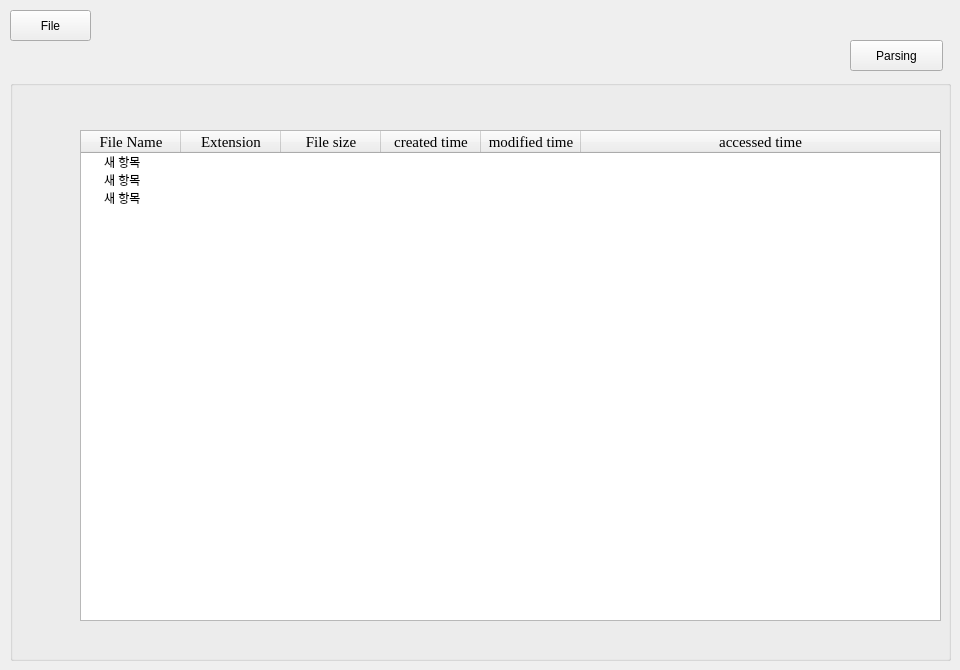
    <widget class="QWidget" name="tab_4">
     <attribute name="title">
      <string>Home</string>
     </attribute>
     <widget class="QPushButton" name="FileButton">
      <property name="geometry">
       <rect>
        <x>10</x>
        <y>10</y>
        <width>81</width>
        <height>31</height>
       </rect>
      </property>
      <property name="acceptDrops">
       <bool>false</bool>
      </property>
      <property name="text">
       <string>File</string>
      </property>
     </widget>
     <widget class="QGroupBox" name="HomeGroupbox">
      <property name="geometry">
       <rect>
        <x>10</x>
        <y>80</y>
        <width>941</width>
        <height>581</height>
       </rect>
      </property>
      <property name="title">
       <string/>
      </property>
      <widget class="QTreeWidget" name="FileInfoWidget">
       <property name="geometry">
        <rect>
         <x>70</x>
         <y>50</y>
         <width>861</width>
         <height>491</height>
        </rect>
       </property>
       <property name="tabletTracking">
        <bool>false</bool>
       </property>
       <property name="toolTip">
        <string>&lt;html&gt;&lt;head/&gt;&lt;body&gt;&lt;p&gt;asdad&lt;/p&gt;&lt;/body&gt;&lt;/html&gt;</string>
       </property>
       <property name="whatsThis">
        <string>&lt;html&gt;&lt;head/&gt;&lt;body&gt;&lt;p&gt;qda&lt;/p&gt;&lt;/body&gt;&lt;/html&gt;</string>
       </property>
       <property name="autoFillBackground">
        <bool>false</bool>
       </property>
       <property name="uniformRowHeights">
        <bool>false</bool>
       </property>
       <property name="itemsExpandable">
        <bool>false</bool>
       </property>
       <column>
        <property name="text">
         <string>File Name</string>
        </property>
        <property name="font">
         <font>
          <family>Times New Roman</family>
          <pointsize>11</pointsize>
          <weight>50</weight>
          <bold>false</bold>
         </font>
        </property>
        <property name="textAlignment">
         <set>AlignCenter</set>
        </property>
       </column>
       <column>
        <property name="text">
         <string>Extension</string>
        </property>
        <property name="font">
         <font>
          <family>Times New Roman</family>
          <pointsize>11</pointsize>
          <weight>50</weight>
          <bold>false</bold>
         </font>
        </property>
        <property name="textAlignment">
         <set>AlignCenter</set>
        </property>
       </column>
       <column>
        <property name="text">
         <string>File size</string>
        </property>
        <property name="font">
         <font>
          <family>Times New Roman</family>
          <pointsize>11</pointsize>
         </font>
        </property>
        <property name="textAlignment">
         <set>AlignCenter</set>
        </property>
       </column>
       <column>
        <property name="text">
         <string>created time</string>
        </property>
        <property name="font">
         <font>
          <family>Times New Roman</family>
          <pointsize>11</pointsize>
         </font>
        </property>
        <property name="textAlignment">
         <set>AlignCenter</set>
        </property>
       </column>
       <column>
        <property name="text">
         <string>modified time</string>
        </property>
        <property name="font">
         <font>
          <family>Times New Roman</family>
          <pointsize>11</pointsize>
         </font>
        </property>
        <property name="textAlignment">
         <set>AlignCenter</set>
        </property>
       </column>
       <column>
        <property name="text">
         <string>accessed time</string>
        </property>
        <property name="font">
         <font>
          <family>Times New Roman</family>
          <pointsize>11</pointsize>
         </font>
        </property>
        <property name="textAlignment">
         <set>AlignCenter</set>
        </property>
       </column>
       <item>
        <property name="text">
         <string>새 항목</string>
        </property>
       </item>
       <item>
        <property name="text">
         <string>새 항목</string>
        </property>
       </item>
       <item>
        <property name="text">
         <string>새 항목</string>
        </property>
       </item>
      </widget>
     </widget>
     <widget class="QPushButton" name="ParsingButton">
      <property name="geometry">
       <rect>
        <x>850</x>
        <y>40</y>
        <width>93</width>
        <height>31</height>
       </rect>
      </property>
      <property name="text">
       <string>Parsing</string>
      </property>
     </widget>
    </widget>
